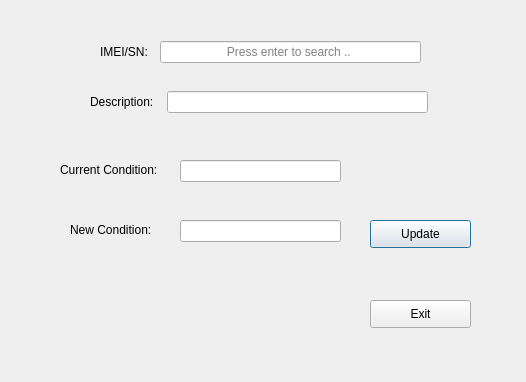
<?xml version="1.0" encoding="UTF-8"?>
<ui version="4.0">
 <class>ConditionChange</class>
 <widget class="QDialog" name="ConditionChange">
  <property name="geometry">
   <rect>
    <x>0</x>
    <y>0</y>
    <width>526</width>
    <height>382</height>
   </rect>
  </property>
  <property name="windowTitle">
   <string>Dialog</string>
  </property>
  <widget class="QLineEdit" name="new_condition">
   <property name="geometry">
    <rect>
     <x>180</x>
     <y>220</y>
     <width>161</width>
     <height>22</height>
    </rect>
   </property>
   <property name="readOnly">
    <bool>false</bool>
   </property>
  </widget>
  <widget class="QPushButton" name="update">
   <property name="geometry">
    <rect>
     <x>370</x>
     <y>220</y>
     <width>101</width>
     <height>28</height>
    </rect>
   </property>
   <property name="text">
    <string>Update</string>
   </property>
  </widget>
  <widget class="QWidget" name="layoutWidget">
   <property name="geometry">
    <rect>
     <x>100</x>
     <y>40</y>
     <width>321</width>
     <height>24</height>
    </rect>
   </property>
   <layout class="QHBoxLayout" name="horizontalLayout">
    <item>
     <widget class="QLabel" name="label">
      <property name="text">
       <string>IMEI/SN:</string>
      </property>
     </widget>
    </item>
    <item>
     <widget class="QLineEdit" name="sn">
      <property name="minimumSize">
       <size>
        <width>261</width>
        <height>22</height>
       </size>
      </property>
      <property name="maximumSize">
       <size>
        <width>261</width>
        <height>22</height>
       </size>
      </property>
      <property name="alignment">
       <set>Qt::AlignCenter</set>
      </property>
      <property name="placeholderText">
       <string>Press enter to search .. </string>
      </property>
      <property name="clearButtonEnabled">
       <bool>true</bool>
      </property>
     </widget>
    </item>
   </layout>
  </widget>
  <widget class="QLabel" name="label_3">
   <property name="geometry">
    <rect>
     <x>60</x>
     <y>160</y>
     <width>111</width>
     <height>20</height>
    </rect>
   </property>
   <property name="text">
    <string>Current Condition:</string>
   </property>
  </widget>
  <widget class="QPushButton" name="exit">
   <property name="geometry">
    <rect>
     <x>370</x>
     <y>300</y>
     <width>101</width>
     <height>28</height>
    </rect>
   </property>
   <property name="text">
    <string>Exit</string>
   </property>
  </widget>
  <widget class="QLineEdit" name="current_condition">
   <property name="geometry">
    <rect>
     <x>180</x>
     <y>160</y>
     <width>161</width>
     <height>22</height>
    </rect>
   </property>
   <property name="readOnly">
    <bool>true</bool>
   </property>
  </widget>
  <widget class="QWidget" name="layoutWidget_2">
   <property name="geometry">
    <rect>
     <x>90</x>
     <y>90</y>
     <width>338</width>
     <height>24</height>
    </rect>
   </property>
   <layout class="QHBoxLayout" name="horizontalLayout_2">
    <item>
     <widget class="QLabel" name="label_2">
      <property name="text">
       <string>Description:</string>
      </property>
     </widget>
    </item>
    <item>
     <widget class="QLineEdit" name="description">
      <property name="minimumSize">
       <size>
        <width>261</width>
        <height>22</height>
       </size>
      </property>
      <property name="maximumSize">
       <size>
        <width>261</width>
        <height>22</height>
       </size>
      </property>
      <property name="readOnly">
       <bool>true</bool>
      </property>
     </widget>
    </item>
   </layout>
  </widget>
  <widget class="QLabel" name="label_4">
   <property name="geometry">
    <rect>
     <x>70</x>
     <y>220</y>
     <width>101</width>
     <height>20</height>
    </rect>
   </property>
   <property name="text">
    <string>New Condition:</string>
   </property>
  </widget>
 </widget>
 <resources/>
 <connections/>
</ui>
